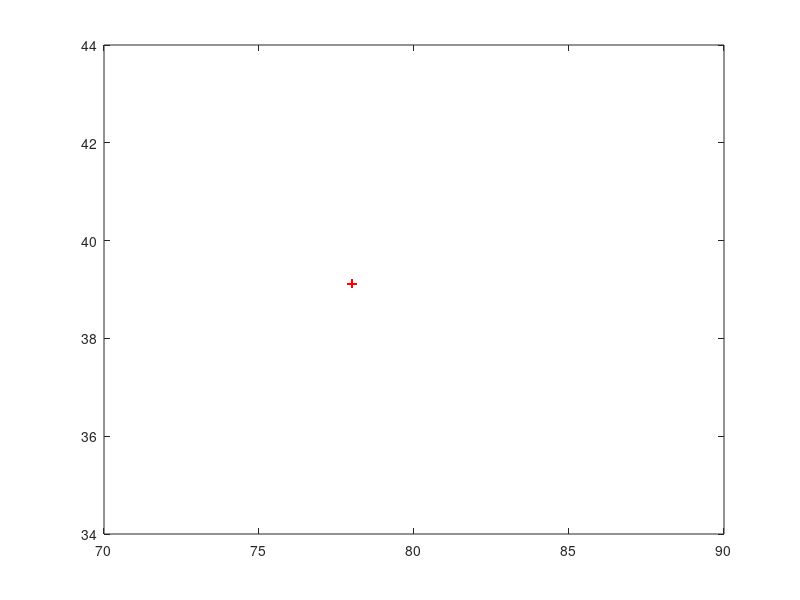

This chart was generated by the following MATLAB code:
%%
clc;
clear;
maximum_iterations = 1000;
number_of_variables = 5;
number_of_division = 100;
rho = 0.5;
eta = 2;
alpha = 1;
lower_bound = [78;33;27;27;27];
upper_bound =  [102;45;45;45;45];
number_of_ants = 276;
ants = zeros(number_of_variables,number_of_ants);
x = zeros(number_of_variables,number_of_division+1);
    for i = 1:number_of_division+1
        x(:,i) = lower_bound + (i-1)*(upper_bound-lower_bound)/number_of_division;
    end
tprob = zeros(number_of_variables,number_of_division+1);
tau = ones(number_of_variables,number_of_division+1);
newtau = ones(number_of_variables,number_of_division+1);
tx = zeros(number_of_variables,number_of_division+1);
itr = 0;
flag2 = 1;
A = [];
K = 1;
%% Code for simple penalty functioon based on l2 norm
    while (K <= 10E9)
        while(flag2)

        flag = 1;
        tausum = sum(tau,2);
        new_tau = tau.^alpha;
        new_tausum = sum(new_tau,2);
        for i = 1:number_of_variables
        tprob(i,:) = new_tau(i,:)/new_tausum(i);
        end

        tx = tprob;
        for i = 2:number_of_division+1
            tx(:,i) = tx(:,i) + tx(:,i-1);
        end

        rnd = rand(number_of_variables,number_of_ants);

        for k = 1:number_of_variables
            for j = 1:number_of_ants
                pos = find((minus(tx(k,:) , rnd(k,j)))>0 ,1);
                if (size(pos) == [1 0])
                    pos = number_of_division+1; %Last element
                end
            ants(k,j) = x(k,pos);
            end
        end

    %f = ants(1,:).^2 - 2.*ants(1,:) - 11;
    %RosenBrock function
    %f = (1-ants(1,:)).^2 + 100.*(ants(2,:) - ants(1,:).^2).^2;
    %f = ants(1,:).^2 + ants(2,:).^2;

    % Constraints
    c = struct('constraints',{});
    c(1).constraints = -0.0022053*ants(3,:).*ants(5,:) + 0.0056858*ants(2,:).*ants(5,:) + 0.0006262*ants(1,:).*ants(4,:) - 6.665593;
    c(2).constraints = 0.0022053*ants(3,:).*ants(5,:) - 0.0056858*ants(2,:).*ants(5,:) - 0.0006262*ants(1,:).*ants(4,:) - 85.334407;
    c(3).constraints = 0.0071317*ants(2,:).*ants(5,:) + 0.0021813*ants(3,:).*ants(3,:) + 0.0029955*ants(1,:).*ants(2,:) - 29.48751;
    c(4).constraints = -0.0071317*ants(2,:).*ants(5,:) - 0.0021813*ants(3,:).*ants(3,:) - 0.0029955*ants(1,:).*ants(2,:) + 9.48751;
    c(5).constraints = 0.0047026*ants(3,:).*ants(5,:) + 0.0019085*ants(3,:).*ants(4,:) + 0.0012547*ants(1,:).*ants(3,:) - 15.699039;
    c(6).constraints = -0.004702*ants(3,:).*ants(5,:) - 0.0019085*ants(3,:).*ants(4,:) - 0.0012547*ants(1,:).*ants(3,:) + 10.699039;

    f = [];res = zeros(1,number_of_ants);
    for i = 1:number_of_ants
        res = 0;
        for j = 1:size(c,2)
            penalty(j) = min(0,c(j).constraints(i));
        end
        res(1,i) = sum(penalty);
    end

    % Objective Function
    f = 37.293239*ants(1,:) + 0.8356891*ants(1,:).*ants(5,:)  + 5.3578547*ants(3,:).*ants(3,:) - 40792.141 + (K*res(1,:));

    best1 = [];best2 = [];best3 = [];best4 = [];best5 = [];
    [fbest,I] = min(f);                                                        
    best1 = [best1 find( x(1,:) == ants(1,I))];                               
    best2 = [best2 find( x(2,:) == ants(2,I))];
    best3 = [best3 find( x(3,:) == ants(3,I))];
    best4 = [best4 find( x(4,:) == ants(4,I))];
    best5 = [best5 find( x(5,:) == ants(5,I))];
    best = [best1;best2;best3;best4;best5];
    fworst = max(f);

        for i = 1:number_of_variables
        newtau(i,:) = (1-rho).*tau(i,:);
            for j =1:length(best(i,:))
                newtau(i,best(i,j)) = tau(i,best(i,j)) + length(best(i,:))*eta*fbest/fworst;
            end
            tau(i,:) = newtau(i,:);
        end

        for i = 1:number_of_ants
        if(ants(:,1) == ants(:,i))
            flag = flag + 1;
        end
        end

        if (flag == number_of_ants+1)
            flag2 = 0;
        end

        itr = itr + 1;

        for i=1:number_of_ants
            plot(ants(1,i),ants(2,i),'r+');
            hold on;
        end
        hold off;
        pause

        end
    flag2 = 1;
    K = K*10;
    end
    